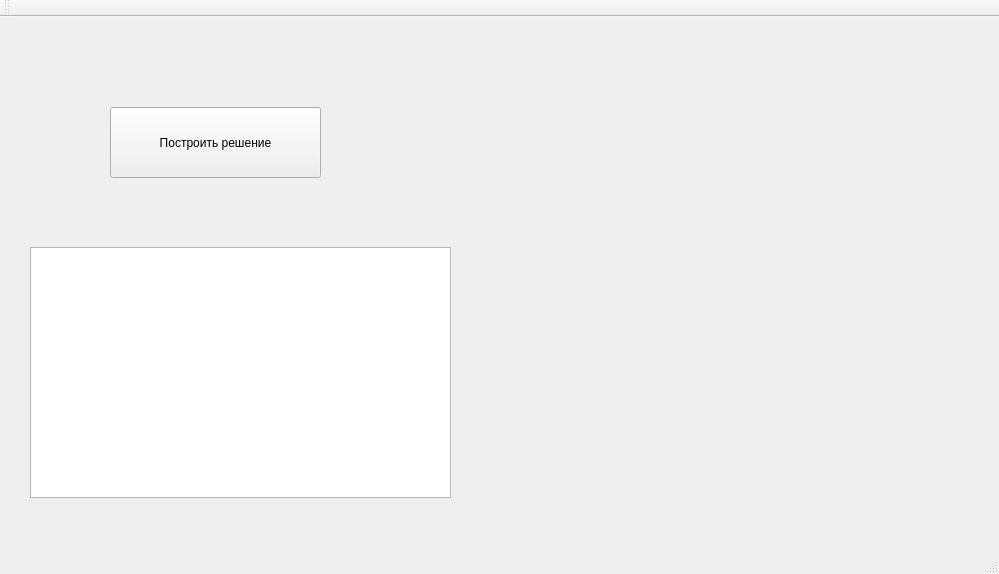
<?xml version="1.0" encoding="UTF-8"?>
<ui version="4.0">
 <class>MainWindow</class>
 <widget class="QMainWindow" name="MainWindow">
  <property name="geometry">
   <rect>
    <x>0</x>
    <y>0</y>
    <width>999</width>
    <height>574</height>
   </rect>
  </property>
  <property name="windowTitle">
   <string>MainWindow</string>
  </property>
  <widget class="QWidget" name="centralWidget">
   <widget class="QTableView" name="tableView">
    <property name="geometry">
     <rect>
      <x>30</x>
      <y>230</y>
      <width>421</width>
      <height>251</height>
     </rect>
    </property>
   </widget>
   <widget class="QPushButton" name="pushButton">
    <property name="geometry">
     <rect>
      <x>110</x>
      <y>90</y>
      <width>211</width>
      <height>71</height>
     </rect>
    </property>
    <property name="text">
     <string>Построить решение</string>
    </property>
   </widget>
   <widget class="QCustomPlot" name="widget" native="true">
    <property name="geometry">
     <rect>
      <x>470</x>
      <y>180</y>
      <width>501</width>
      <height>301</height>
     </rect>
    </property>
   </widget>
  </widget>
  <widget class="QMenuBar" name="menuBar">
   <property name="geometry">
    <rect>
     <x>0</x>
     <y>0</y>
     <width>999</width>
     <height>22</height>
    </rect>
   </property>
  </widget>
  <widget class="QToolBar" name="mainToolBar">
   <attribute name="toolBarArea">
    <enum>TopToolBarArea</enum>
   </attribute>
   <attribute name="toolBarBreak">
    <bool>false</bool>
   </attribute>
  </widget>
  <widget class="QStatusBar" name="statusBar"/>
 </widget>
 <layoutdefault spacing="6" margin="11"/>
 <customwidgets>
  <customwidget>
   <class>QCustomPlot</class>
   <extends>QWidget</extends>
   <header>qcustomplot.h</header>
   <container>1</container>
  </customwidget>
 </customwidgets>
 <resources/>
 <connections/>
</ui>
